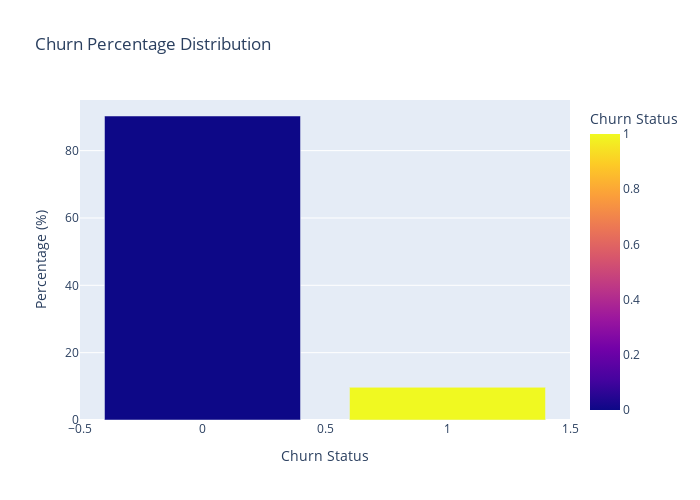

Here is the notebook cell this chart was saved with:
### Code cell
# Get the value counts for 'churn'
churn_counts = client_df['churn'].value_counts()

# Calculate percentages
churn_percentages = churn_counts / churn_counts.sum() * 100

# Create a DataFrame with the percentages
churn_data = pd.DataFrame({'Churn Status': churn_percentages.index, 'Percentage': churn_percentages.values})

# Create a bar plot using Plotly Express
fig = px.bar(churn_data, x='Churn Status', y='Percentage', color='Churn Status',
             title='Churn Percentage Distribution',
             labels={'Percentage': 'Percentage (%)', 'Churn Status': 'Churn Status'},
             height=500, width=700)

# Show the plot
fig.show()

### Figure 1 — Plotly figure (JSON) as saved in the notebook; plotly's stock layout.template omitted (floating-point values rounded to 4 significant figures)
{"data": [{"hovertemplate": "Churn Status=%{marker.color}<br>Percentage (%)=%{y}<extra></extra>", "legendgroup": "", "marker": {"color": [0, 1], "coloraxis": "coloraxis", "pattern": {"shape": ""}}, "name": "", "orientation": "v", "showlegend": false, "textposition": "auto", "type": "bar", "x": [0, 1], "xaxis": "x", "y": [90.28, 9.715], "yaxis": "y"}], "layout": {"barmode": "relative", "coloraxis": {"colorbar": {"title": {"text": "Churn Status"}}, "colorscale": [[0, "#0d0887"], [0.1111, "#46039f"], [0.2222, "#7201a8"], [0.3333, "#9c179e"], [0.4444, "#bd3786"], [0.5556, "#d8576b"], [0.6667, "#ed7953"], [0.7778, "#fb9f3a"], [0.8889, "#fdca26"], [1, "#f0f921"]]}, "height": 500, "legend": {"tracegroupgap": 0}, "title": {"text": "Churn Percentage Distribution"}, "width": 700, "xaxis": {"anchor": "y", "domain": [0, 1], "title": {"text": "Churn Status"}}, "yaxis": {"anchor": "x", "domain": [0, 1], "title": {"text": "Percentage (%)"}}}}
